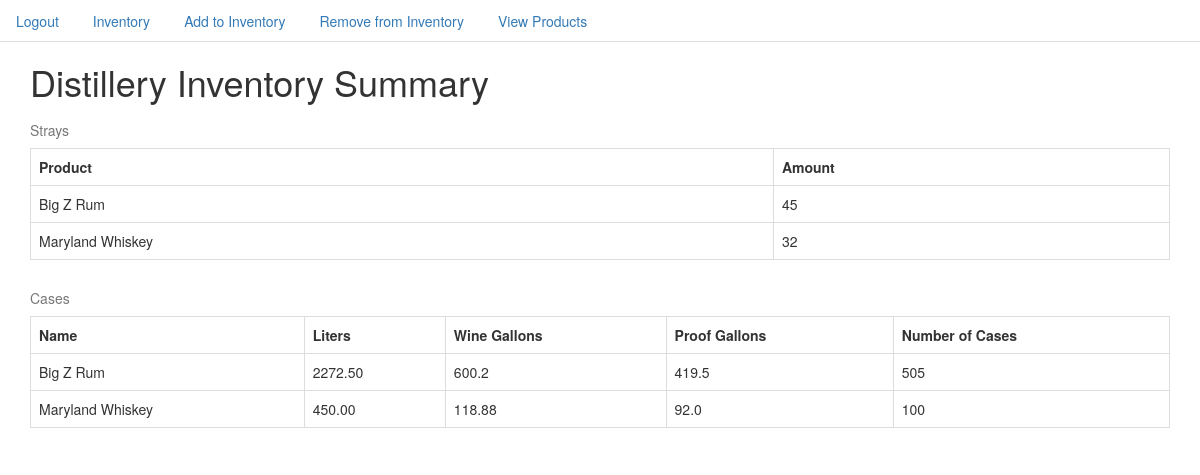
The app's page / (signed in) with its own data.
### inventory/models.py (models this page shows, shortened)
class Product(models.Model):
    product_name = models.CharField(max_length=50)
    product_type = models.CharField(max_length=50)
    product_number = models.IntegerField()
    bottle_size = models.DecimalField(max_digits=3,decimal_places=3)
    def __str__(self):
        return str(self.product_name)
    @property
    def number_of_strays(self):
        return Stray.objects.filter(name=self).count()
    @property
    def number_of_cases(self):
        return InventoryItem.objects.filter(name=self).count()
    @property
    def total_liters(self):
        cases = InventoryItem.objects.filter(name=self)
        liters = []
        for case in cases:
            liters.append(case.liters)
        return sum(liters)
    @property
    def total_wine_gallons(self):
        return round((int(self.total_liters) * .264172),2)
    @property
    def total_proof_gallons(self):
        cases = InventoryItem.objects.filter(name=self)
        proof_gallons = []
        for case in cases:
            proof_gallons.append(case.proof_gallons)
        return round(sum(proof_gallons),2)

class InventoryItem(models.Model):
    case_number = models.IntegerField(unique=True)
    date_assigned = models.DateTimeField(auto_now_add=True)
    name = models.ForeignKey(Product, on_delete=models.PROTECT)
    proof = models.DecimalField(max_digits=5,decimal_places=2)
    number_of_cases = models.IntegerField()
    date_removed = models.DateTimeField(null=True,blank=True)
    @property
    def bottles_per_case(self):
        if self.name.bottle_size == .750:
            return 6
        elif self.name.bottle_size == .375:
            return 12
    @property
    def liters(self):
        return round(self.name.bottle_size * self.bottles_per_case,2)
    @property
    def wine_gallons(self):
        return round((int(self.liters) * .264172),2)
    @property
    def proof_gallons(self):
        return round((int(self.proof)/100 * self.wine_gallons), 2)

### inventory/views.py (the view)
# urls.py: url(r'^$', InventorySummaryView.as_view(), name='inventory_summary_view'),
class InventorySummaryView(LoginRequiredMixin, ListView):
    model = Product
    def get_template_names(self):
        return('inventory/inventory_summary.html')

### templates/inventory/inventory_summary.html (shortened to what this page needs)
{% extends 'base.html' %}
{% block content %}
<div class="container">
  <h1>Distillery Inventory Summary</h1>
  <table  class="table table-bordered" >
      <caption>Strays</caption>
    <tr>
      <th>Product</th>
      <th>Amount</th>
    </tr>
    {% for product in object_list %}
    <tr>
      <td>{{product}}</td>
        <td>{{product.number_of_strays}}</td>
    </tr>
    {% endfor %}
<table  class="table table-bordered" >
    <caption>Cases</caption>
  <tr>
    <th>Name</th>
    <th>Liters</th>
    <th>Wine Gallons</th>
    <th>Proof Gallons</th>
    <th>Number of Cases</th>
  </tr>
  {% for product in object_list %}
  <tr>
    <td>{{product}}</td>
    <td>{{product.total_liters}}</td>
    <td>{{product.total_wine_gallons}}</td>
    <td>{{product.total_proof_gallons}}</td>
    <td>{{product.number_of_cases}}</td>
  </tr>
  {% endfor %}
</div>
{% endblock %}

### templates/base.html (style rules this page uses)
body { background-color: white; }

### records on screen
Product: product_name "Big Z Rum", number_of_strays "45", total_liters "2272.50", total_wine_gallons "600.2", total_proof_gallons "419.5", number_of_cases "505"
Product: product_name "Maryland Whiskey", number_of_strays "32", total_liters "450.00", total_wine_gallons "118.88", total_proof_gallons "92.0", number_of_cases "100"
